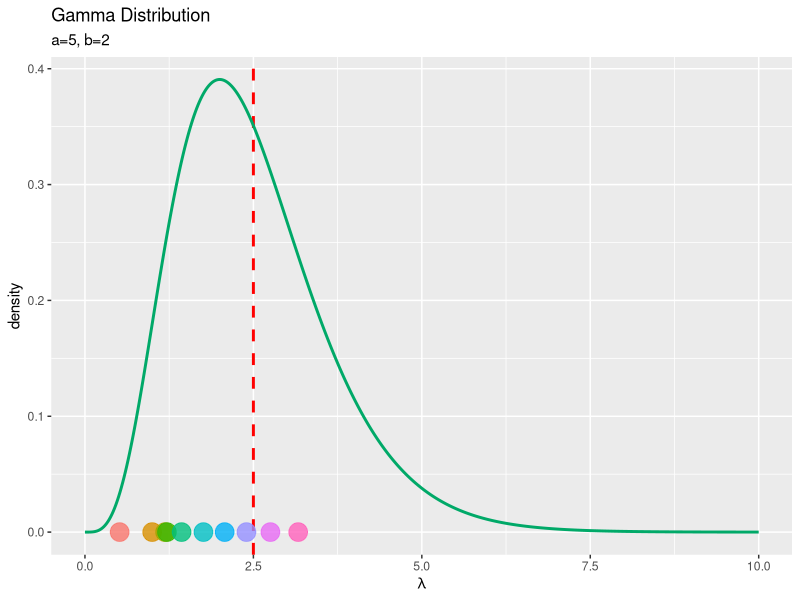
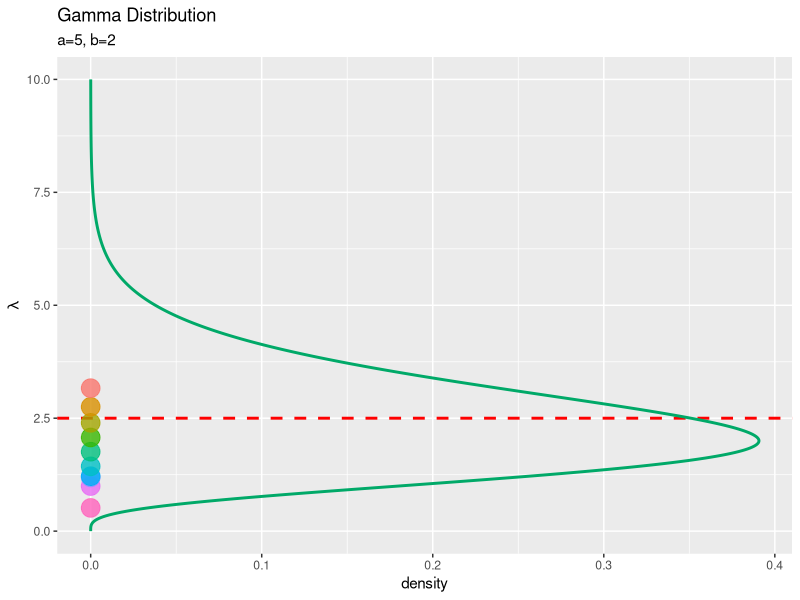
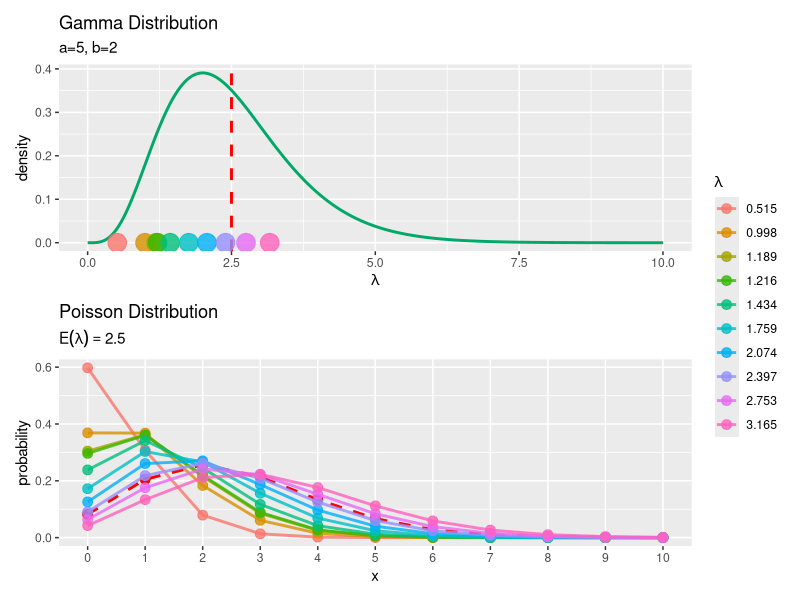

Recreate these plots in R, in order.

# ガンマ分布 -------------------------------------------------------------------

# ポアソン分布の生成


# パッケージの読込 ----------------------------------------------------------------

# 利用パッケージ
library(tidyverse)
library(gganimate)
library(patchwork)

# パッケージ名の省略用
library(ggplot2)


# 分布の生成 -------------------------------------------------------------------

### ・パラメータの生成 -----

# 超パラメータを指定
a <- 5
b <- 2

# 分布の数(サンプルサイズ)を指定
N <- 10


# ポアソン分布・ガウス分布のパラメータを生成
lambda_n <- rgamma(n = N, shape = a, rate = b) |> # ガンマ分布の乱数を生成
  sort() # 昇順に並べ替え

# パラメータを格納
param_df <- tibble::tibble(
  lambda = lambda_n, 
  parameter = round(lambda_n, 3) |> 
    factor(), # 色分け用ラベル
  param_rev = round(lambda_n, 3) |> 
    factor(levels = round(rev(lambda_n), 3)) # 色分け用ラベル:逆順
)


# lambdaの値を作成
lambda_vals <- seq(from = 0, to = a/b * 4, length.out = 501)

# ガンマ分布を計算
gamma_df <- tidyr::tibble(
  lambda = lambda_vals, # 確率変数
  density = dgamma(x = lambda_vals, shape = a, rate = b) # 確率密度
)

# ガンマ分布の期待値を計算
E_lambda <- a / b


# 生成分布とパラメータのサンプルを作図:通常
gamma_graph <- ggplot() + 
  geom_vline(xintercept = E_lambda, 
             color = "red", size = 1, linetype = "dashed") + # パラメータの期待値
  geom_line(data = gamma_df, mapping = aes(x = lambda, y = density), 
            color = "#00A968", size = 1) + # パラメータの生成分布
  geom_point(data = param_df, mapping = aes(x = lambda, y = 0, color = parameter), 
             size = 6, alpha = 0.8, show.legend = FALSE) + # パラメータのサンプル
  guides(color = guide_legend(override.aes = list(size = 2, alpha = 1))) + # 凡例の体裁
  labs(title = "Gamma Distribution", 
       subtitle = paste0("a=", a, ", b=", b), 
       color = expression(lambda), 
       x = expression(lambda), y = "density") # ラベル
gamma_graph

# 生成分布とパラメータのサンプルを作図:軸の入替
gamma_graph_flip <- ggplot() + 
  geom_vline(xintercept = E_lambda, 
             color = "red", size = 1, linetype = "dashed") + # パラメータの期待値
  geom_line(data = gamma_df, mapping = aes(x = lambda, y = density), 
            color = "#00A968", size = 1) + # パラメータの生成分布
  geom_point(data = param_df, mapping = aes(x = lambda, y = 0, color = param_rev), 
             alpha = 0.8, size = 6, show.legend = FALSE) + # パラメータのサンプル
  coord_flip() + # 軸の入れ替え
  labs(title = "Gamma Distribution", 
       subtitle = paste0("a=", a, ", b=", b), 
       color = expression(lambda), 
       x = expression(lambda), y = "density") # ラベル
gamma_graph_flip


### ・分布の作図：ポアソン分布 -----

# xの値を作成
x_vals <- seq(from = 0, to = ceiling(E_lambda) * 4)
x_vals <- seq(from = 0, to = ceiling(E_lambda*4))

# パラメータのサンプルごとにガウス分布を計算
res_poisson_df <- tidyr::expand_grid(
  x = x_vals, 
  lambda = lambda_n
) |> 
  dplyr::arrange(lambda, x) |> # パラメータごとに並べ替え
  dplyr::mutate(
    probability = dpois(x = x, lambda = lambda), # 確率密度
    parameter = round(lambda, 3) |> 
      factor(levels = round(lambda_n, 3)) # 色分け用ラベル
  )

# パラメータの期待値によるガンマ分布を計算
E_poisson_df <- tidyr::tibble(
  x = x_vals, # 確率変数
  probability = dpois(x = x_vals, lambda = E_lambda) # 確率
)


# サンプルと期待値によるポアソン分布を作図
poisson_graph <- ggplot() + 
  geom_line(data = E_poisson_df, mapping = aes(x = x, y = probability), 
            color = "red", size = 1, linetype ="dashed") + # 期待値による分布
  geom_point(data = E_poisson_df, mapping = aes(x = x, y = probability), 
             color = "red", size = 3) + # 期待値による分布
  geom_line(data = res_poisson_df, mapping = aes(x = x, y = probability, color = parameter), 
            alpha = 0.8, size = 1) + # サンプルによる分布
  geom_point(data = res_poisson_df, mapping = aes(x = x, y = probability, color = parameter), 
             alpha = 0.8, size = 3) + # サンプルによる分布
  scale_x_continuous(breaks = x_vals, minor_breaks = FALSE) + # x軸目盛
  labs(title = "Poisson Distribution", 
       subtitle = parse(text = paste0("E(lambda)==", round(E_lambda, 3))), 
       color = expression(lambda), 
       x = "x") # ラベル

# グラフを並べて描画
gamma_graph / poisson_graph + 
  patchwork::plot_layout(guides = "collect")
